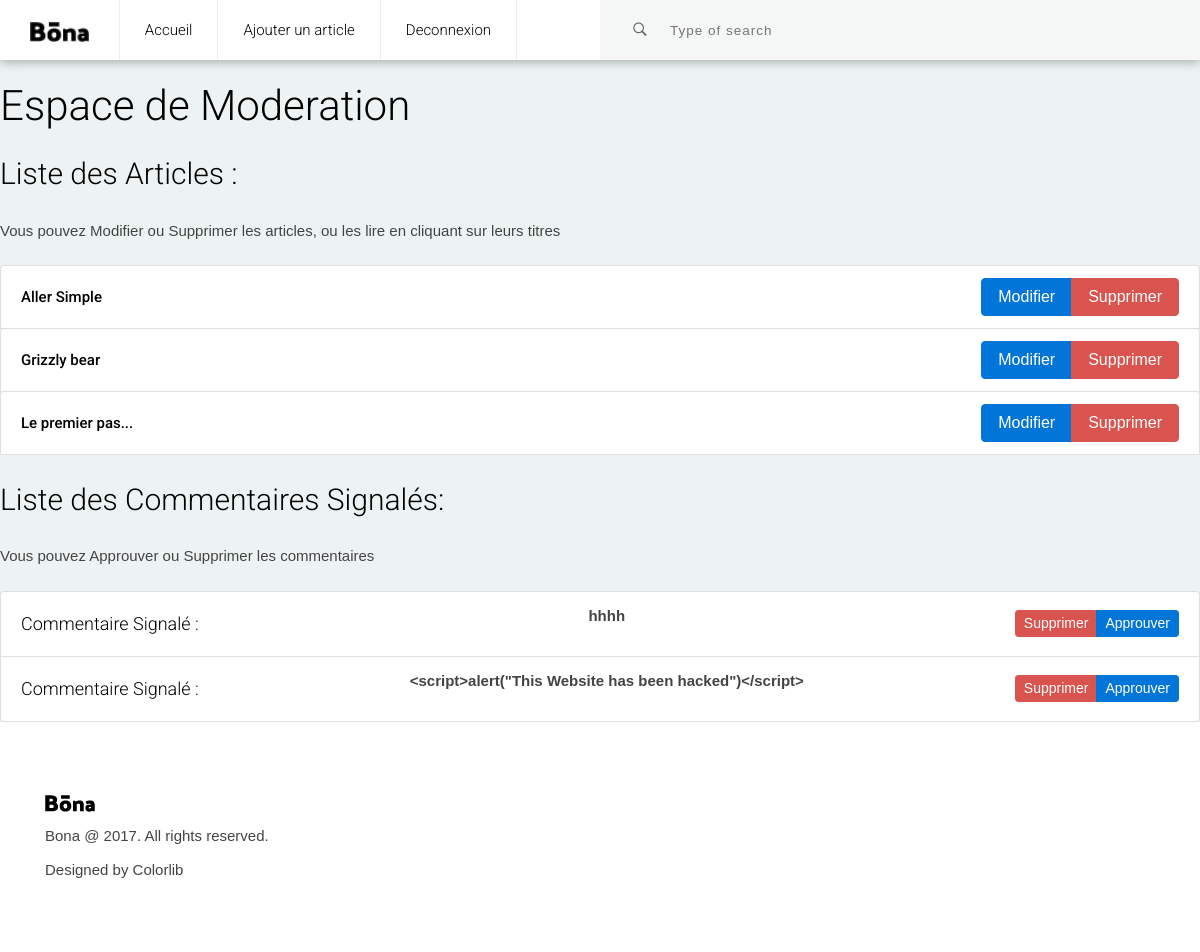
The app's page /index.php?action=AindexModerate (signed in) with its own data.
### tables this page shows
CREATE TABLE `articles` (
  `id` int(11) NOT NULL,
  `title` varchar(255) NOT NULL,
  `introduction` text NOT NULL,
  `content` longtext NOT NULL,
  `created_at` datetime NOT NULL,
  `author_id` int(11) NOT NULL
);

CREATE TABLE `comments` (
  `id` int(11) NOT NULL,
  `article_id` int(11) NOT NULL,
  `content` text NOT NULL,
  `created_at` datetime NOT NULL,
  `reports_id` int(11) NOT NULL DEFAULT '0',
  `user_id` int(11) NOT NULL
);

### app/Renderer.php (called while the page is built, shortened)
<?php
 class Renderer {
  public static function render(string $path, array $variables = []){
  extract($variables);
  require('views/' .$path. '.html.php');
  require('views/layout.html.php');
  }
}

### app/controllers/AdminController.php (called while the page is built, shortened)
<?php
class AdminController extends Controllers{
    public function indexModerate(){
        $articles = $this->model2->findAll("created_at DESC");
        $commentaires =$this->model->findAll("created_at DESC");
        $pageTitle = "Espace de Moderation";
        \Renderer::render('articles/moderationAdmin', compact('pageTitle', 'articles', 'commentaires'));
    }
}

### public/index.php (called while the page is built, shortened)
<?php
require_once '../app/autoload.php';
\Router::route();

### app/models/Model.php (called while the page is built, shortened)
<?php
abstract class Model {
    protected $pdo;
    protected $table;
    public function __construct()
    {
        $this->pdo = \Database::getPdo();
    }
    public function findAll(?string $order = ""):array {
        $sql = "SELECT * FROM {$this->table}";
        if($order){
            $sql .= " ORDER BY " . $order;
        }
        $resultats = $this->pdo->query($sql);
        $articles = $resultats->fetchAll();
        return $articles;
    }
}

### app/autoload.php (called while the page is built, shortened)
<?php
spl_autoload_register(function($className){
    $className = str_replace("\\", "/", $className);
});

### app/Database.php (called while the page is built)
<?php
class Database{
    private static $connexion = null;
    public static function getPdo():PDO{
        try{
        if(self::$connexion === null){
            self::$connexion = new PDO('mysql:host=localhost;dbname=alaska;charset=utf8', 'root', 'root', [
                PDO::ATTR_ERRMODE => PDO::ERRMODE_EXCEPTION,
                PDO::ATTR_DEFAULT_FETCH_MODE => PDO::FETCH_ASSOC
            ]);
        }
        return self::$connexion;
        throw new Exception('Error 404');
        }catch(Exception $e){
        $e->getMessage();
        }
    }
}

### app/controllers/Controllers.php (called while the page is built, shortened)
<?php
abstract class Controllers{
    public function __construct()
    {
        $this->model = new $this->modelName();
    }
}

### app/views/articles/moderationAdmin.html.php (the view, shortened to what this page needs)
<?php if(isset($_SESSION['role_id']) && $_SESSION['role_id'] === "1" ): ?>
	<header>
		<div class="container-fluid position-relative no-side-padding">
			<a href="#" class="logo"><img src="images/logo.png" alt="Logo Image"></a>
			<ul class="main-menu visible-on-click" id="main-menu">
				<li>
					<a href="index.php?action=Aindex">Accueil</a>
				</li>
				<li>
				<a href="index.php?action=AaddArticle&id=">Ajouter un article</a>
				</li>
				<li>
					<a href="index.php?action=Udisconnect">Deconnexion</a>
				</li>
			</ul>
				<div class="src-area">
				<form>
					<button class="src-btn" type="submit"><i class="ion-ios-search-strong"></i></button>
					<input class="src-input" type="text" placeholder="Type of search">
				</form>
			</div>
		</div>
    </header>
	<br>
<section>
	<h2><?= $pageTitle ?></h2>
		<br />
	<h3>Liste des Articles :</h3>
		<br />
	<p>Vous pouvez Modifier ou Supprimer les articles, ou les lire en cliquant sur leurs titres</p>
		<br />
	<ul class="list-group">
<?php foreach ($articles as $article):?>
  	<li class="list-group-item d-flex justify-content-between align-items-center">
    		<a class="title" href="index.php?action=Ashow&id=<?= $article['id'] ?>"><b><?= $article['title'] ?></a>
    	<div class="btn-group">
  		<button	button type="button" class="btn btn-primary">
	  		<a href="index.php?action=AeditArticle&id=<?= $article['id'] ?>" onclick="return window.confirm(`Êtes vous sûr de vouloir modifier cet Article ?!`)">
	  		Modifier</a>
		</button>
  		<button type="button" class="btn btn-danger">
  			<a href="index.php?action=AdeleteArticle&id=<?= $article['id'] ?>" onclick="return window.confirm(`Êtes vous sûr de vouloir supprimer cet Article ?!`)">
  			Supprimer</a>
		</button>
    	</div>
  	</li>
<?php endforeach ?>
	</ul>
</section>
<br/>
<section>
	<h3>Liste des Commentaires Signalés:</h3>
		<br />
	<p>Vous pouvez Approuver ou Supprimer les commentaires</p>
		<br />
	<ul class="list-group">
<?php foreach ($commentaires as $commentaire) : ?>
<?php if ($commentaire['reports_id'] === "1") : ?>
	<li class="list-group-item d-flex justify-content-between align-items-center">
			<h4>Commentaire Signalé :</h4>
			<blockquote>
					<p><strong><?= $commentaire['content'] ?></strong></p>
			</blockquote>
		<div class="btn-group">
			<button type="button" class="btn btn-danger btn-sm" >
				<a  href="index.php?action=AdeleteComment&id=<?= $commentaire['id'] ?>" onclick="return window.confirm(`Êtes vous sûr de vouloir supprimer ce commentaire ?!`)">Supprimer</a>
			</button>
			<button type="button" class="btn btn-primary btn-sm"  >
				<a href="index.php?action=AapprouveComment&id=<?= $commentaire['id'] ?>" onclick="return window.confirm(`Êtes vous sûr de vouloir approuver ce commentaire ?!`)">Approuver</a>
			</button>
		</div>
<?php endif ?>
<?php endforeach ?>
	</li>
	</ul>
</section>
<?php endif ?>

### public/layout-1/css/styles.css (style rules this page uses)
html { font-size: 100%; height: 100%; overflow-x: hidden; touch-action: manipulation; }
body { font-size: 15px; font-family: 'Roboto', sans-serif; width: 100%; height: 100%; margin: 0; font-weight: 300; -webkit-font-smoothing: antialiased; -moz-osx-font-smoothing: grayscale; word-wrap: break-word; background: #EDF3F3; color: #000; }
h1, h2, h3, h4, h5, h6, p, a, ul, span, li, img { margin: 0; padding: 0; font-weight: 300; }
h1,h2,h3,h4,h5,h6 { line-height: 1.5; }
p { line-height: 1.6; font-family: 'Maven Pro', sans-serif; font-weight: 400; color: #444; }
h2 { font-size: 2.8em; line-height: 1.1; }
h3 { font-size: 2em; }
h4 { font-size: 1.2em; }
a, button { display: inline-block; text-decoration: none; color: inherit; transition: all .3s; }
b { font-weight: 500; }
img { width: 100%; }
li { list-style: none; display: inline-block; }
header { font-weight: 400; }
.no-side-padding { padding-right: 0px; padding-left: 0px; }
header { overflow: hidden; background: #fff; box-shadow: 0px 2px 10px rgba(0,0,0, .3); }
header .logo { float: left; height: 20px; margin: 20px 30px; }
header .logo img { height: 100%; width: auto; }
header .main-menu { display: inline-block; float: left; }
header .main-menu > li { float: left; }
header .main-menu > li > a { height: 60px; line-height: 60px; padding: 0 25px; border-right: 1px solid #eee; }
header .main-menu > li:first-child > a { border-left: 1px solid #eee; }
header .src-area { position: relative; height: 60px; width: 50%; float: right; display: inline-block; background: #F5F7F6; }
header .src-area .src-input { position: absolute; top: 0; bottom: 0; left: 0; right: 0; width: 100%; padding: 0 20px 0 70px; background: transparent; border: 0; outline: 0; }
header .src-area .src-btn { position: absolute; top: 0; bottom: 0; left: 0; width: 40px; background: none; border: 0; font-size: 1.2em; outline: 0; margin-left: 20px; opacity: .6; cursor: pointer; z-index: 10; }

### records on screen
articles: title "Aller Simple"
articles: title "Grizzly bear"
articles: title "Le premier pas..."
comments: content "hhhh"
comments: content "<script>alert(\"This Website has been hacked\")</script>"

### other values on screen
$pageTitle "Espace de Moderation"
